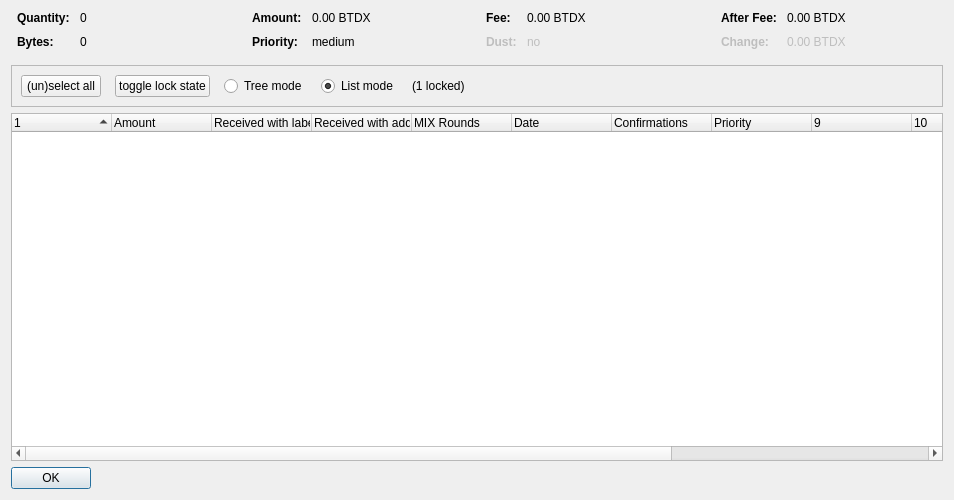
<?xml version="1.0" encoding="UTF-8"?>
<ui version="4.0">
 <class>CoinControlDialog</class>
 <widget class="QDialog" name="CoinControlDialog">
  <property name="geometry">
   <rect>
    <x>0</x>
    <y>0</y>
    <width>954</width>
    <height>500</height>
   </rect>
  </property>
  <property name="windowTitle">
   <string>Coin Selection</string>
  </property>
  <layout class="QVBoxLayout" name="verticalLayout">
   <item>
    <layout class="QHBoxLayout" name="horizontalLayoutTop" stretch="0,0,0,0">
     <property name="topMargin">
      <number>0</number>
     </property>
     <property name="bottomMargin">
      <number>10</number>
     </property>
     <item>
      <layout class="QFormLayout" name="formLayoutCoinControl1">
       <property name="horizontalSpacing">
        <number>10</number>
       </property>
       <property name="verticalSpacing">
        <number>10</number>
       </property>
       <property name="leftMargin">
        <number>6</number>
       </property>
       <property name="rightMargin">
        <number>6</number>
       </property>
       <item row="0" column="0">
        <widget class="QLabel" name="labelCoinControlQuantityText">
         <property name="font">
          <font>
           <weight>75</weight>
           <bold>true</bold>
          </font>
         </property>
         <property name="text">
          <string>Quantity:</string>
         </property>
        </widget>
       </item>
       <item row="0" column="1">
        <widget class="QLabel" name="labelCoinControlQuantity">
         <property name="cursor">
          <cursorShape>IBeamCursor</cursorShape>
         </property>
         <property name="contextMenuPolicy">
          <enum>Qt::ActionsContextMenu</enum>
         </property>
         <property name="text">
          <string notr="true">0</string>
         </property>
         <property name="textInteractionFlags">
          <set>Qt::LinksAccessibleByMouse|Qt::TextSelectableByKeyboard|Qt::TextSelectableByMouse</set>
         </property>
        </widget>
       </item>
       <item row="1" column="0">
        <widget class="QLabel" name="labelCoinControlBytesText">
         <property name="font">
          <font>
           <weight>75</weight>
           <bold>true</bold>
          </font>
         </property>
         <property name="text">
          <string>Bytes:</string>
         </property>
        </widget>
       </item>
       <item row="1" column="1">
        <widget class="QLabel" name="labelCoinControlBytes">
         <property name="cursor">
          <cursorShape>IBeamCursor</cursorShape>
         </property>
         <property name="contextMenuPolicy">
          <enum>Qt::ActionsContextMenu</enum>
         </property>
         <property name="text">
          <string notr="true">0</string>
         </property>
         <property name="textInteractionFlags">
          <set>Qt::LinksAccessibleByMouse|Qt::TextSelectableByKeyboard|Qt::TextSelectableByMouse</set>
         </property>
        </widget>
       </item>
      </layout>
     </item>
     <item>
      <layout class="QFormLayout" name="formLayoutCoinControl2">
       <property name="horizontalSpacing">
        <number>10</number>
       </property>
       <property name="verticalSpacing">
        <number>10</number>
       </property>
       <property name="leftMargin">
        <number>6</number>
       </property>
       <property name="rightMargin">
        <number>6</number>
       </property>
       <item row="0" column="0">
        <widget class="QLabel" name="labelCoinControlAmountText">
         <property name="font">
          <font>
           <weight>75</weight>
           <bold>true</bold>
          </font>
         </property>
         <property name="text">
          <string>Amount:</string>
         </property>
        </widget>
       </item>
       <item row="0" column="1">
        <widget class="QLabel" name="labelCoinControlAmount">
         <property name="cursor">
          <cursorShape>IBeamCursor</cursorShape>
         </property>
         <property name="contextMenuPolicy">
          <enum>Qt::ActionsContextMenu</enum>
         </property>
         <property name="text">
          <string notr="true">0.00 BTDX</string>
         </property>
         <property name="textInteractionFlags">
          <set>Qt::LinksAccessibleByMouse|Qt::TextSelectableByKeyboard|Qt::TextSelectableByMouse</set>
         </property>
        </widget>
       </item>
       <item row="1" column="0">
        <widget class="QLabel" name="labelCoinControlPriorityText">
         <property name="font">
          <font>
           <weight>75</weight>
           <bold>true</bold>
          </font>
         </property>
         <property name="text">
          <string>Priority:</string>
         </property>
        </widget>
       </item>
       <item row="1" column="1">
        <widget class="QLabel" name="labelCoinControlPriority">
         <property name="cursor">
          <cursorShape>IBeamCursor</cursorShape>
         </property>
         <property name="contextMenuPolicy">
          <enum>Qt::ActionsContextMenu</enum>
         </property>
         <property name="text">
          <string>medium</string>
         </property>
         <property name="textInteractionFlags">
          <set>Qt::LinksAccessibleByMouse|Qt::TextSelectableByKeyboard|Qt::TextSelectableByMouse</set>
         </property>
        </widget>
       </item>
      </layout>
     </item>
     <item>
      <layout class="QFormLayout" name="formLayoutCoinControl3">
       <property name="horizontalSpacing">
        <number>10</number>
       </property>
       <property name="verticalSpacing">
        <number>10</number>
       </property>
       <property name="leftMargin">
        <number>6</number>
       </property>
       <property name="rightMargin">
        <number>6</number>
       </property>
       <item row="0" column="0">
        <widget class="QLabel" name="labelCoinControlFeeText">
         <property name="font">
          <font>
           <weight>75</weight>
           <bold>true</bold>
          </font>
         </property>
         <property name="text">
          <string>Fee:</string>
         </property>
        </widget>
       </item>
       <item row="0" column="1">
        <widget class="QLabel" name="labelCoinControlFee">
         <property name="cursor">
          <cursorShape>IBeamCursor</cursorShape>
         </property>
         <property name="contextMenuPolicy">
          <enum>Qt::ActionsContextMenu</enum>
         </property>
         <property name="text">
          <string notr="true">0.00 BTDX</string>
         </property>
         <property name="textInteractionFlags">
          <set>Qt::LinksAccessibleByMouse|Qt::TextSelectableByKeyboard|Qt::TextSelectableByMouse</set>
         </property>
        </widget>
       </item>
       <item row="1" column="0">
        <widget class="QLabel" name="labelCoinControlLowOutputText">
         <property name="enabled">
          <bool>false</bool>
         </property>
         <property name="font">
          <font>
           <weight>75</weight>
           <bold>true</bold>
          </font>
         </property>
         <property name="text">
          <string>Dust:</string>
         </property>
        </widget>
       </item>
       <item row="1" column="1">
        <widget class="QLabel" name="labelCoinControlLowOutput">
         <property name="enabled">
          <bool>false</bool>
         </property>
         <property name="cursor">
          <cursorShape>IBeamCursor</cursorShape>
         </property>
         <property name="contextMenuPolicy">
          <enum>Qt::ActionsContextMenu</enum>
         </property>
         <property name="text">
          <string>no</string>
         </property>
         <property name="textInteractionFlags">
          <set>Qt::LinksAccessibleByMouse|Qt::TextSelectableByKeyboard|Qt::TextSelectableByMouse</set>
         </property>
        </widget>
       </item>
      </layout>
     </item>
     <item>
      <layout class="QFormLayout" name="formLayoutCoinControl4">
       <property name="horizontalSpacing">
        <number>10</number>
       </property>
       <property name="verticalSpacing">
        <number>10</number>
       </property>
       <property name="leftMargin">
        <number>6</number>
       </property>
       <property name="rightMargin">
        <number>6</number>
       </property>
       <item row="0" column="0">
        <widget class="QLabel" name="labelCoinControlAfterFeeText">
         <property name="font">
          <font>
           <weight>75</weight>
           <bold>true</bold>
          </font>
         </property>
         <property name="text">
          <string>After Fee:</string>
         </property>
        </widget>
       </item>
       <item row="0" column="1">
        <widget class="QLabel" name="labelCoinControlAfterFee">
         <property name="cursor">
          <cursorShape>IBeamCursor</cursorShape>
         </property>
         <property name="contextMenuPolicy">
          <enum>Qt::ActionsContextMenu</enum>
         </property>
         <property name="text">
          <string notr="true">0.00 BTDX</string>
         </property>
         <property name="textInteractionFlags">
          <set>Qt::LinksAccessibleByMouse|Qt::TextSelectableByKeyboard|Qt::TextSelectableByMouse</set>
         </property>
        </widget>
       </item>
       <item row="1" column="0">
        <widget class="QLabel" name="labelCoinControlChangeText">
         <property name="enabled">
          <bool>false</bool>
         </property>
         <property name="font">
          <font>
           <weight>75</weight>
           <bold>true</bold>
          </font>
         </property>
         <property name="text">
          <string>Change:</string>
         </property>
        </widget>
       </item>
       <item row="1" column="1">
        <widget class="QLabel" name="labelCoinControlChange">
         <property name="enabled">
          <bool>false</bool>
         </property>
         <property name="cursor">
          <cursorShape>IBeamCursor</cursorShape>
         </property>
         <property name="contextMenuPolicy">
          <enum>Qt::ActionsContextMenu</enum>
         </property>
         <property name="text">
          <string notr="true">0.00 BTDX</string>
         </property>
         <property name="textInteractionFlags">
          <set>Qt::LinksAccessibleByMouse|Qt::TextSelectableByKeyboard|Qt::TextSelectableByMouse</set>
         </property>
        </widget>
       </item>
      </layout>
     </item>
    </layout>
   </item>
   <item>
    <widget class="QFrame" name="frame">
     <property name="minimumSize">
      <size>
       <width>0</width>
       <height>40</height>
      </size>
     </property>
     <property name="frameShape">
      <enum>QFrame::StyledPanel</enum>
     </property>
     <property name="frameShadow">
      <enum>QFrame::Sunken</enum>
     </property>
     <layout class="QHBoxLayout" name="horizontalLayout">
      <item>
       <layout class="QHBoxLayout" name="horizontalLayoutPanel" stretch="0,0,0,0,0,0">
        <property name="spacing">
         <number>14</number>
        </property>
        <item>
         <widget class="QPushButton" name="pushButtonSelectAll">
          <property name="sizePolicy">
           <sizepolicy hsizetype="Maximum" vsizetype="Fixed">
            <horstretch>0</horstretch>
            <verstretch>0</verstretch>
           </sizepolicy>
          </property>
          <property name="text">
           <string>(un)select all</string>
          </property>
          <property name="autoDefault">
           <bool>false</bool>
          </property>
         </widget>
        </item>
        <item>
         <widget class="QPushButton" name="pushButtonToggleLock">
          <property name="sizePolicy">
           <sizepolicy hsizetype="Maximum" vsizetype="Fixed">
            <horstretch>0</horstretch>
            <verstretch>0</verstretch>
           </sizepolicy>
          </property>
          <property name="text">
           <string>toggle lock state</string>
          </property>
          <property name="autoDefault">
           <bool>false</bool>
          </property>
         </widget>
        </item>
        <item>
         <widget class="QRadioButton" name="radioTreeMode">
          <property name="sizePolicy">
           <sizepolicy hsizetype="Maximum" vsizetype="Fixed">
            <horstretch>0</horstretch>
            <verstretch>0</verstretch>
           </sizepolicy>
          </property>
          <property name="text">
           <string>Tree mode</string>
          </property>
         </widget>
        </item>
        <item>
         <widget class="QRadioButton" name="radioListMode">
          <property name="sizePolicy">
           <sizepolicy hsizetype="Maximum" vsizetype="Fixed">
            <horstretch>0</horstretch>
            <verstretch>0</verstretch>
           </sizepolicy>
          </property>
          <property name="text">
           <string>List mode</string>
          </property>
          <property name="checked">
           <bool>true</bool>
          </property>
         </widget>
        </item>
        <item>
         <widget class="QLabel" name="labelLocked">
          <property name="text">
           <string>(1 locked)</string>
          </property>
         </widget>
        </item>
        <item>
         <spacer name="horizontalSpacer">
          <property name="orientation">
           <enum>Qt::Horizontal</enum>
          </property>
          <property name="sizeHint" stdset="0">
           <size>
            <width>40</width>
            <height>20</height>
           </size>
          </property>
         </spacer>
        </item>
       </layout>
      </item>
     </layout>
    </widget>
   </item>
   <item>
    <widget class="CoinControlTreeWidget" name="treeWidget">
     <property name="contextMenuPolicy">
      <enum>Qt::CustomContextMenu</enum>
     </property>
     <property name="sortingEnabled">
      <bool>false</bool>
     </property>
     <property name="columnCount">
      <number>13</number>
     </property>
     <attribute name="headerShowSortIndicator" stdset="0">
      <bool>true</bool>
     </attribute>
     <attribute name="headerStretchLastSection">
      <bool>false</bool>
     </attribute>
     <column>
      <property name="text">
       <string/>
      </property>
     </column>
     <column>
      <property name="text">
       <string>Amount</string>
      </property>
     </column>
     <column>
      <property name="text">
       <string>Received with label</string>
      </property>
     </column>
     <column>
      <property name="text">
       <string>Received with address</string>
      </property>
     </column>
     <column>
      <property name="text">
       <string>MIX Rounds</string>
      </property>
     </column>
     <column>
      <property name="text">
       <string>Date</string>
      </property>
     </column>
     <column>
      <property name="text">
       <string>Confirmations</string>
      </property>
      <property name="toolTip">
       <string>Confirmed</string>
      </property>
     </column>
     <column>
      <property name="text">
       <string>Priority</string>
      </property>
     </column>
     <column>
      <property name="text">
       <string/>
      </property>
     </column>
     <column>
      <property name="text">
       <string/>
      </property>
     </column>
     <column>
      <property name="text">
       <string/>
      </property>
     </column>
     <column>
      <property name="text">
       <string/>
      </property>
     </column>
     <column>
      <property name="text">
       <string/>
      </property>
     </column>
    </widget>
   </item>
   <item>
    <widget class="QDialogButtonBox" name="buttonBox">
     <property name="sizePolicy">
      <sizepolicy hsizetype="Maximum" vsizetype="Fixed">
       <horstretch>0</horstretch>
       <verstretch>0</verstretch>
      </sizepolicy>
     </property>
     <property name="orientation">
      <enum>Qt::Horizontal</enum>
     </property>
     <property name="standardButtons">
      <set>QDialogButtonBox::Ok</set>
     </property>
    </widget>
   </item>
  </layout>
 </widget>
 <customwidgets>
  <customwidget>
   <class>CoinControlTreeWidget</class>
   <extends>QTreeWidget</extends>
   <header>coincontroltreewidget.h</header>
  </customwidget>
 </customwidgets>
 <resources/>
 <connections/>
</ui>
